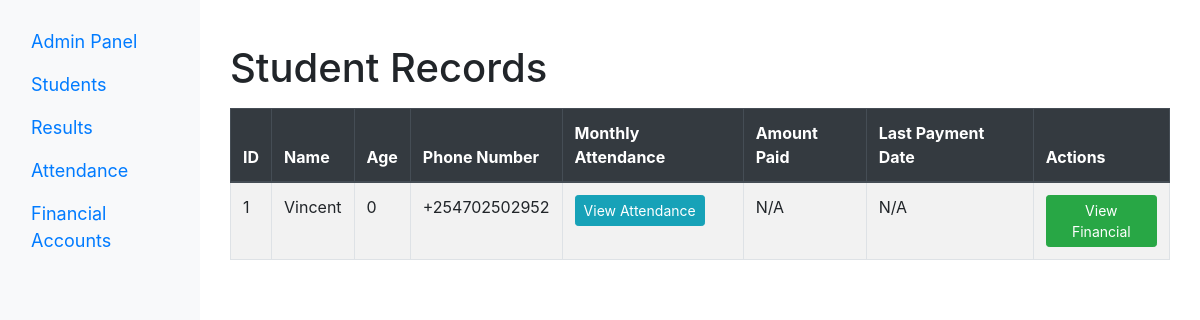
The page /admin/accounts.php on the database as committed earlier.
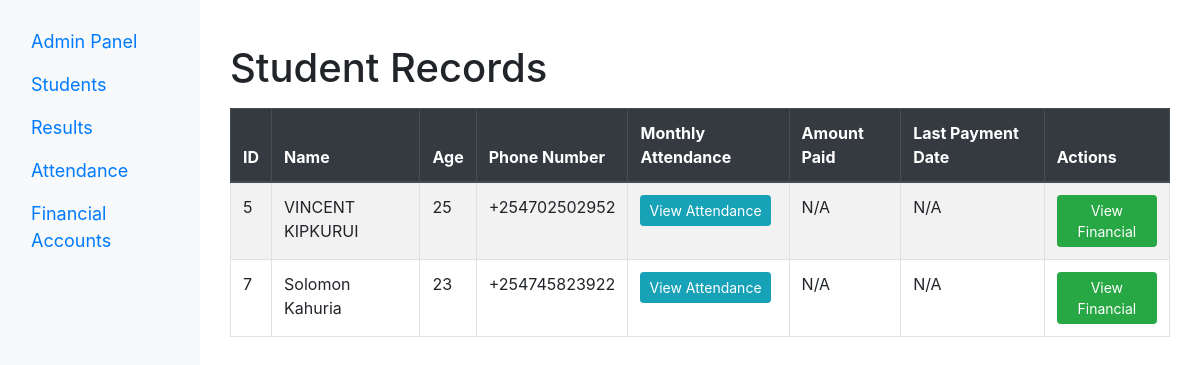
The same page on the database as committed later.
### tables this page shows
CREATE TABLE `users` (
  `id` int(11) NOT NULL,
  `name` varchar(50) NOT NULL,
  `age` varchar(11) NOT NULL,
  `results` int(11) NOT NULL DEFAULT 0,
  `attendance` int(11) NOT NULL DEFAULT 0,
  `phone_number` varchar(15) NOT NULL,
  `email` varchar(100) NOT NULL,
  `password` varchar(10) NOT NULL
);

### admin/accounts.php (the view, shortened to what this page needs)
<?php
$conn = connectToDatabase();
$sql = "SELECT users.*, financial_records.amount_paid, financial_records.payment_date
        FROM users
        LEFT JOIN financial_records ON users.id = financial_records.student_id";
$result = $conn->query($sql);
$students = $result->fetch_all(MYSQLI_ASSOC);
?>
<!DOCTYPE html>
<html lang="en">
<head>
    <link rel="stylesheet" href="https://stackpath.bootstrapcdn.com/bootstrap/4.3.1/css/bootstrap.min.css">
</head>
<body>
<div class="container-fluid">
    <div class="row">
        <nav class="col-md-2 d-none d-md-block bg-light sidenav">
            <a class="navbar-brand" href="dashboard.php">Admin Panel</a>
            <a class="nav-link" href="index.php">Students</a>
            <a class="navbar-brand" href="results.php">Results</a>
            <a class="nav-link" href="attendance.php">Attendance</a>
            <a class="nav-link" href="account.php">Financial Accounts</a>
        </nav>
        <main role="main" class="col-md-10 ml-sm-auto">
            <div class="container mt-4">
                <h1>Student Records</h1>
                <table class="table table-bordered table-striped mt-3">
                    <thead class="thead-dark">
                    <tr>
                        <th>ID</th>
                        <th>Name</th>
                        <th>Age</th>
                        <th>Phone Number</th>
                        <th>Monthly Attendance</th>
                        <th>Amount Paid</th>
                        <th>Last Payment Date</th>
                        <th>Actions</th>
                    </tr>
                    </thead>
                    <tbody>
                    <?php foreach ($students as $student): ?>
                        <tr>
                            <td><?php echo $student['id']; ?></td>
                            <td><?php echo $student['name']; ?></td>
                            <td><?php echo $student['age']; ?></td>
                            <td><?php echo $student['phone_number']; ?></td>
                            <td>
                                <button class="btn btn-info btn-sm"
                                        onclick="viewAttendanceModal(<?php echo $student['id']; ?>)">View Attendance
                                </button>
                            </td>
                            <td><?php echo isset($student['amount_paid']) ? $student['amount_paid'] : 'N/A'; ?></td>
                            <td><?php echo isset($student['payment_date']) ? $student['payment_date'] : 'N/A'; ?></td>
                            <td>
                                <button class="btn btn-success btn-sm"
                                        onclick="viewFinancialModal(<?php echo $student['id']; ?>)">View Financial
                                </button>
                            </td>
                        </tr>
                    <?php endforeach; ?>
                    </tbody>
                </table>
            </div>
        </main>
    </div>
</div>
</body>
</html>

Rows that differ between the two databases and show on the page:
removed users: id "1", name "Vincent", age "0", phone_number "+254702502952"
added users: id "5", name "VINCENT KIPKURUI", age "25", phone_number "+254702502952"
added users: id "7", name "Solomon Kahuria", age "23", phone_number "+254745823922"
